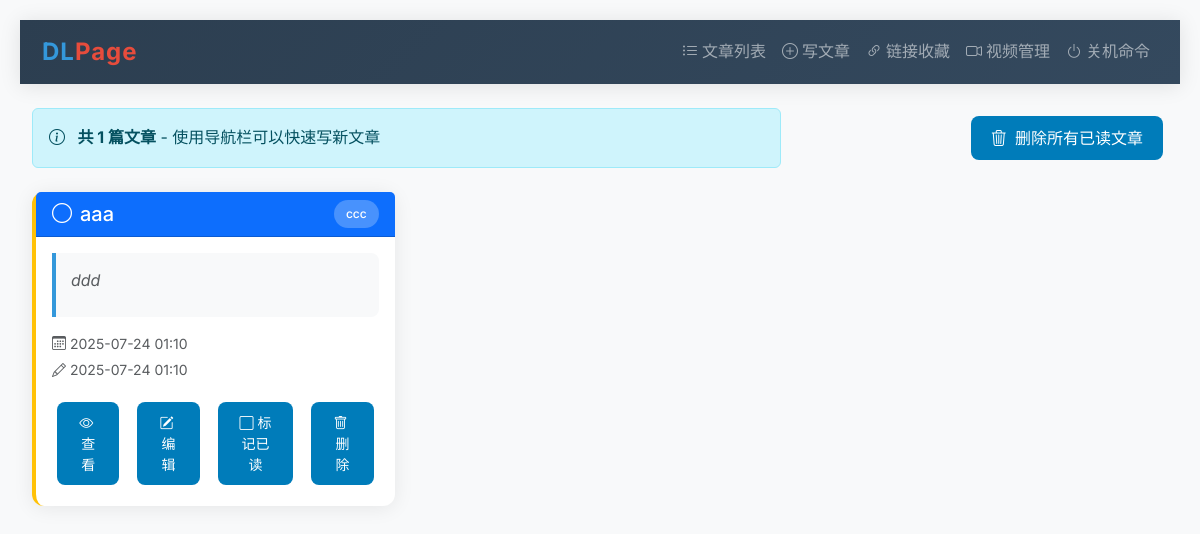
The app's page /datapost/article/list/, older data.
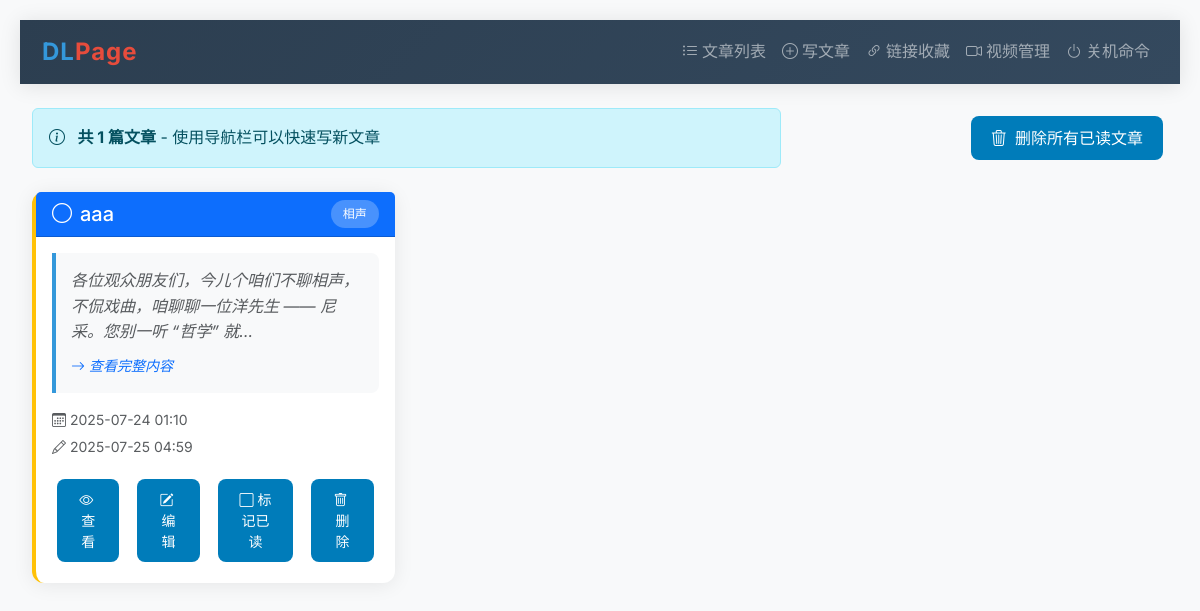
The same page, newer data.
### datapost/models.py (models this page shows, shortened)
class Article(models.Model):
    title = models.CharField(max_length=200, verbose_name="文章标题")
    content = models.TextField(verbose_name="文章内容")
    article_type = models.CharField(max_length=100, verbose_name="文章类型")
    audio_url = models.URLField(max_length=500, blank=True, verbose_name="音频链接")
    video_url = models.URLField(max_length=500, blank=True, verbose_name="视频链接")
    remarks = models.TextField(blank=True, verbose_name="备注")
    is_read = models.BooleanField(default=False, verbose_name="是否已读")
    created_at = models.DateTimeField(auto_now_add=True, verbose_name="创建时间")
    updated_at = models.DateTimeField(auto_now=True, verbose_name="更新时间")
    class Meta:
        verbose_name = "文章"
        verbose_name_plural = "文章"
        ordering = ['-created_at']

### datapost/views.py (the view)
# urls.py: path('article/list/', article_list_page, name='article_list_page'),
def article_list_page(request):
    articles = Article.objects.all().order_by('-created_at')
    context = {
        'articles': articles,
        'total_count': articles.count()
    }
    return render(request, 'datapost/article_list.html', context)

### datapost/templates/datapost/article_list.html (shortened to what the changed rows need)
{% extends "datapost/base.html" %}
{% block content %}
    <div class="container-fluid">
        {% if articles %}
            <div class="row g-4">
                {% for article in articles %}
                    <div class="col-lg-4 col-md-6">
                        <div class="card article-card h-100 {% if article.is_read %}border-success{% else %}border-warning{% endif %}">
                            <div class="card-header {% if article.is_read %}bg-success{% else %}bg-primary{% endif %} text-white">
                                <div class="d-flex justify-content-between align-items-start">
                                    <h5 class="card-title mb-0 me-2 d-flex align-items-center" style="line-height: 1.4;">
                                        {% if article.is_read %}
                                            <i class="bi bi-check-circle-fill me-2"></i>
                                        {% else %}
                                            <i class="bi bi-circle me-2"></i>
                                        {% endif %}
                                        {{ article.title }}
                                    </h5>
                                    <span class="badge bg-light bg-opacity-25">{{ article.article_type }}</span>
                                </div>
                            </div>
                            <div class="card-body d-flex flex-column">
                                <div class="content-preview mb-3 flex-grow-1">
                                    <p class="mb-2 text-muted">{{ article.content|truncatechars:50 }}</p>
                                    {% if article.content|length > 50 %}
                                        <p class="mb-0">
                                            <a href="{% url 'article_detail_page' article.id %}" class="text-decoration-none">
                                                <small class="text-primary">
                                                    <i class="bi bi-arrow-right me-1"></i>查看完整内容
                                                </small>
                                            </a>
                                        </p>
                                    {% endif %}
                                </div>
                                <div class="text-muted small mb-3">
                                    <div class="d-flex align-items-center mb-1">
                                        <i class="bi bi-calendar3 me-1"></i>
                                        {{ article.created_at|date:"Y-m-d H:i" }}
                                    </div>
                                    {% if article.updated_at != article.created_at %}
                                        <div class="d-flex align-items-center">
                                            <i class="bi bi-pencil me-1"></i>
                                            {{ article.updated_at|date:"Y-m-d H:i" }}
                                        </div>
                                    {% endif %}
                                </div>
                                <div class="d-grid gap-2 d-md-flex">
                                    <a href="{% url 'article_detail_page' article.id %}" class="btn btn-outline-primary btn-sm flex-fill">
                                        <i class="bi bi-eye me-1"></i>查看
                                    </a>
                                    <a href="{% url 'article_edit_page' article.id %}" class="btn btn-outline-warning btn-sm flex-fill">
                                        <i class="bi bi-pencil-square me-1"></i>编辑
                                    </a>
                                    <button onclick="toggleReadStatus('{{ article.id }}', {{ article.is_read|yesno:'true,false' }})" class="btn {% if article.is_read %}btn-outline-secondary{% else %}btn-outline-success{% endif %} btn-sm flex-fill">
                                        {% if article.is_read %}
                                            <i class="bi bi-check-square me-1"></i>已读
                                        {% else %}
                                            <i class="bi bi-square me-1"></i>标记已读
                                        {% endif %}
                                    </button>
                                    <button onclick="deleteArticle('{{ article.id }}', '{{ article.title|escapejs }}')" class="btn btn-outline-danger btn-sm flex-fill">
                                        <i class="bi bi-trash me-1"></i>删除
                                    </button>
                                </div>
                            </div>
                        </div>
                    </div>
                {% endfor %}
            </div>
        {% endif %}
    </div>
{% endblock %}

Row changes from the older to the newer data that the page shows:
changed Article "aaa": article_type "ccc" → "相声"; content "ddd" → "各位观众朋友们，今儿个咱们不聊相声，不侃戏曲，咱聊聊一位洋先生 —— 尼采。您别一听 “哲学” 就…"; updated_at "2025-07-24 01:10" → "2025-07-25 04:59"; now shows "查看完整内容"
